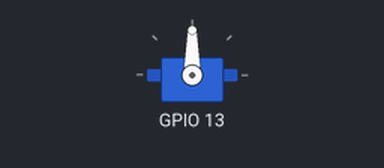
Simulated run of this program. Board: Raspberry Pi (BCM pin numbers). Parts: servo. Servo angles are drawn from the pulse width (0.5 ms = 0°, 2.5 ms = 180°); what the program prints to the terminal is not drawn. At 25.0 s the program stops and its outputs stay as they are.

Above: at 0.1 s.
Timing chart, 0 to 21.5 s (numbered marks = the images above):
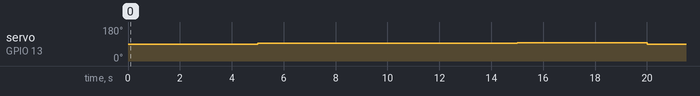

Measured:
- by itself, servo on GPIO 13: 90° → 95° at 5.0 s, → 96° 10.0 s later, → 90° 5.0 s later

The program:

servo3.py
```python
#This file uses different pulsewidths to find the value that corresponds to barely moving on a continuous servo on pin 13


import pigpio
import time
import signal

servo = pigpio.pi()
servo.set_servo_pulsewidth(13, 1500)
time.sleep(5)

#steps = [800, 900, 1000, 1100, 1200, 1300, 1400, 1500, 1600, 1700]
#steps = [1400, 1410, 1415, 1420, 1425]
#steps = [1420, 1425, 1430, 1435, 1440]
steps = [1555, 1560, 1565, 1500]

#1565 is just moving in clockwise direction

for step in steps:
    print("step " + str(step))
    servo.set_servo_pulsewidth(13, step)
    time.sleep(5)
```
